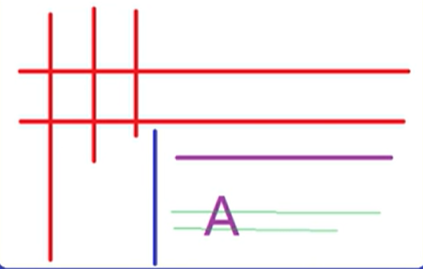
#> input picture tutorial_2/301/materyal/onDort.png, 423 x 269 px, found by its file name
$ python 14_hoffmanOlasiliksal.py
#> lines starting #> are read from the running program, lines starting #| are printed output that depends on the picture; after the words box and inside, x2 and y2 are one past the last pixel; in counts of white or black regions, pixels touching at a corner belong together


#------------------------------------#
# HOFFMAN OLASILIKSAL CİZGİ TESPİTİ
#------------------------------------#

# Hoffman olasılıksal çizgi tespiti, resimdeki nesnelerin sınırlarını belirlemek için kullanılır.
# Bu yöntem, resimdeki kenarları algılar ve kenarların birleşiminden oluşan çizgileri belirler.

import cv2
import numpy as np

def cannyDemo(x):
    t = 100
    cannyOutput = cv2.Canny(x, t, t*2) # Kenarları algılar.
    cv2.imshow("Canny Image", cannyOutput) # Kenarları gösterir.
    cv2.waitKey(0) # Kullanıcı bir tuşa basana kadar bekler
    return cannyOutput

img = cv2.imread(r"materyal\onDort.png") # Resmi okur.
#> img is the input picture: shape (269, 423, 3); mean B, G, R 240.9, 238.7, 248.7
cv2.namedWindow("Original Image", cv2.WINDOW_AUTOSIZE) # Pencere oluşturur.
cv2.imshow("Original Image", img) # Resmi gösterir.
cv2.waitKey(0) # Kullanıcı bir tuşa basana kadar bekler.

cannyOutput = cannyDemo(img) # Kenarları alır.
#> in cannyDemo, `cannyOutput = cv2.Canny(x, t, t*2)`:
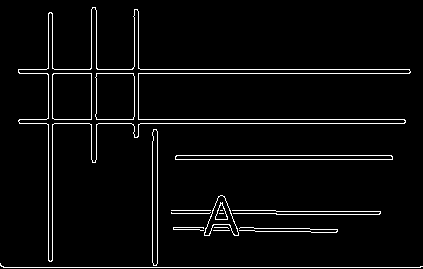
#> cannyOutput: shape (269, 423); 4% white in thin lines or dots
cv2.imshow("Canny Image", cannyOutput) # Kenarları gösterir.
cv2.waitKey(0) # Kullanıcı bir tuşa basana kadar bekler

lines = cv2.HoughLinesP(cannyOutput, 1, np.pi/180, 55, None, 50, 10) # Hoffman olasılıksal çizgilerini bulur.
#> lines = 21 rows, first 6: [3, 267, 420, 267], [19, 73, 409, 73], [18, 69, 409, 69], [19, 119, 404, 119], [19, 123, 404, 123], [175, 159, 392, 159]
# İlk parametre resim, ikinci parametre çözünürlük, üçüncü parametre theta, dördüncü parametre eşik değeri.
# Beşinci parametre minLineLength, altıncı parametre maxLineGap.

if lines is not None:
    for i in range(len(lines)):
        x1, y1, x2, y2 = lines[i][0]
        cv2.line(img, (x1, y1), (x2, y2), (0, 0, 255), 1) # Çizgi çizer.
#> this loop made 21 passes
#> (x1, y1, x2, y2) on passes 1 to 12: (3, 267, 420, 267), (19, 73, 409, 73), (18, 69, 409, 69), (19, 119, 404, 119), (19, 123, 404, 123), (175, 159, 392, 159), (176, 155, 391, 155), (52, 260, 52, 13), (48, 260, 48, 13), (152, 262, 152, 132), (96, 159, 96, 10), (91, 159, 91, 9)
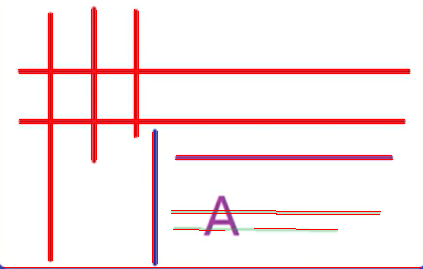
#> img: shape (269, 423, 3); 3.74% of pixels changed, all inside (x1, y1, x2, y2) = (3, 9, 421, 268)

cv2.imshow("Hoffman Probabilistic Lines", img) # Hoffman olasılıksal çizgilerini gösterir.
cv2.waitKey(0) # Kullanıcı bir tuşa basana kadar bekler
cv2.destroyAllWindows() # Tüm pencereleri kapatır.
